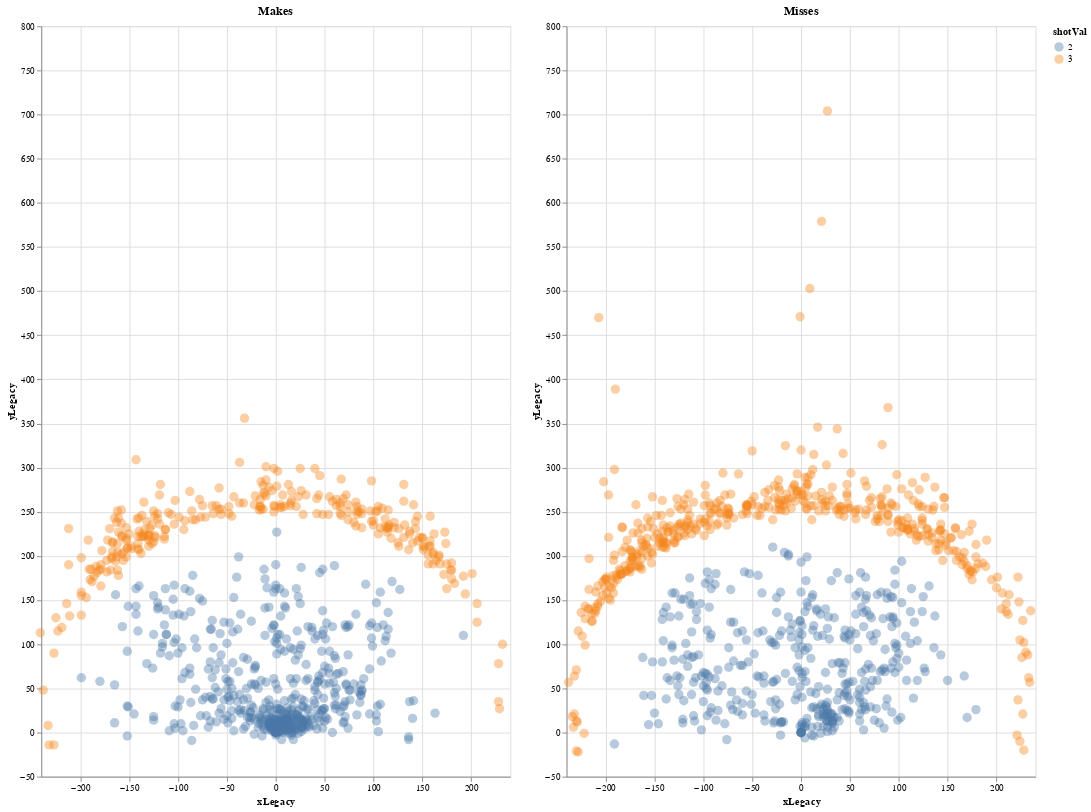

Write notebook code for a chart like this one.
### Code cell
df = data.copy()
df_shots = df[df["shotVal"] > 1]
df_makes = df[df["scoreVal"] > 1]
df_misses = df[(df["scoreVal"] == 0) & (df["shotVal"] > 1)]

def plot_shots(df, title):
    chart = alt.Chart(df).mark_circle(size=100, opacity=0.4).encode(
        x=alt.X('xLegacy:Q', scale=alt.Scale(domain=[-240, 240])),
        y=alt.Y('yLegacy:Q', scale=alt.Scale(domain=[-50, 800])),
        color='shotVal:N',
        tooltip=['xLegacy', 'yLegacy', 'scoreVal']
    ).properties(
        title=title,
        width=500,
        height=800
    )
    return chart

makes = plot_shots(df_makes, "Makes")
misses = plot_shots(df_misses, "Misses")

makes| misses

### Figure 1 — Vega specification as saved in the notebook (floating-point values rounded to 4 significant figures; data arrays with more than 128 entries replaced by an {"elided": "..."} marker saying what was removed)
{"$schema": "https://vega.github.io/schema/vega/v5.json", "data": [{"name": "source_0", "values": {"elided": "804 records"}}, {"name": "source_1", "values": {"elided": "848 records"}}, {"name": "source_0_color_domain_shotVal_0", "values": [{"shotVal": 2.0}, {"shotVal": 3.0}]}, {"name": "source_1_color_domain_shotVal_1", "values": [{"shotVal": 3.0}, {"shotVal": 2.0}]}], "signals": [{"name": "childWidth", "value": 500}], "marks": [{"type": "group", "name": "concat_0_group", "encode": {"update": {"height": {"signal": "height"}, "width": {"signal": "childWidth"}}}, "marks": [{"type": "symbol", "name": "concat_0_marks", "from": {"data": "source_0"}, "encode": {"update": {"fill": {"field": "shotVal", "scale": "color"}, "size": {"value": 100}, "x": {"field": "xLegacy", "scale": "concat_0_x"}, "y": {"field": "yLegacy", "scale": "concat_0_y"}, "tooltip": {"signal": "{\"xLegacy\": format(datum[\"xLegacy\"], \"\"), \"yLegacy\": format(datum[\"yLegacy\"], \"\"), \"scoreVal\": format(datum[\"scoreVal\"], \"\")}"}, "opacity": {"value": 0.4}, "shape": {"value": "circle"}}}, "style": ["circle"]}], "axes": [{"scale": "concat_0_x", "gridScale": "concat_0_y", "zindex": 0, "maxExtent": 0, "ticks": false, "labels": false, "domain": false, "orient": "bottom", "aria": false, "minExtent": 0, "grid": true, "tickCount": {"signal": "ceil(childWidth/40)"}}, {"scale": "concat_0_y", "grid": true, "domain": false, "labels": false, "maxExtent": 0, "ticks": false, "orient": "left", "tickCount": {"signal": "ceil(height/40)"}, "zindex": 0, "minExtent": 0, "gridScale": "concat_0_x", "aria": false}, {"scale": "concat_0_x", "grid": false, "tickCount": {"signal": "ceil(childWidth/40)"}, "labelFlush": true, "zindex": 0, "labelOverlap": true, "title": "xLegacy", "orient": "bottom"}, {"scale": "concat_0_y", "labelOverlap": true, "zindex": 0, "grid": false, "tickCount": {"signal": "ceil(height/40)"}, "orient": "left", "title": "yLegacy"}], "title": {"text": "Makes", "frame": "group"}, "style": "cell"}, {"type": "group", "name": "concat_1_group", "encode": {"update": {"height": {"signal": "height"}, "width": {"signal": "childWidth"}}}, "marks": [{"type": "symbol", "name": "concat_1_marks", "from": {"data": "source_1"}, "encode": {"update": {"x": {"field": "xLegacy", "scale": "concat_1_x"}, "y": {"field": "yLegacy", "scale": "concat_1_y"}, "size": {"value": 100}, "opacity": {"value": 0.4}, "tooltip": {"signal": "{\"xLegacy\": format(datum[\"xLegacy\"], \"\"), \"yLegacy\": format(datum[\"yLegacy\"], \"\"), \"scoreVal\": format(datum[\"scoreVal\"], \"\")}"}, "shape": {"value": "circle"}, "fill": {"field": "shotVal", "scale": "color"}}}, "style": ["circle"]}], "axes": [{"scale": "concat_1_x", "minExtent": 0, "ticks": false, "zindex": 0, "grid": true, "maxExtent": 0, "gridScale": "concat_1_y", "tickCount": {"signal": "ceil(childWidth/40)"}, "labels": false, "domain": false, "orient": "bottom", "aria": false}, {"scale": "concat_1_y", "orient": "left", "ticks": false, "maxExtent": 0, "tickCount": {"signal": "ceil(height/40)"}, "zindex": 0, "domain": false, "gridScale": "concat_1_x", "grid": true, "labels": false, "aria": false, "minExtent": 0}, {"scale": "concat_1_x", "orient": "bottom", "title": "xLegacy", "grid": false, "labelFlush": true, "labelOverlap": true, "tickCount": {"signal": "ceil(childWidth/40)"}, "zindex": 0}, {"scale": "concat_1_y", "orient": "left", "grid": false, "title": "yLegacy", "labelOverlap": true, "zindex": 0, "tickCount": {"signal": "ceil(height/40)"}}], "title": {"text": "Misses", "frame": "group"}, "style": "cell"}], "scales": [{"name": "color", "type": "ordinal", "domain": {"fields": [{"data": "source_0_color_domain_shotVal_0", "field": "shotVal"}, {"data": "source_1_color_domain_shotVal_1", "field": "shotVal"}], "sort": true}, "range": "category"}, {"name": "concat_0_x", "type": "linear", "domain": [-240, 240], "range": [0, {"signal": "childWidth"}], "zero": true}, {"name": "concat_0_y", "type": "linear", "domain": [-50, 800], "range": [{"signal": "height"}, 0], "zero": true}, {"name": "concat_1_x", "type": "linear", "domain": [-240, 240], "range": [0, {"signal": "childWidth"}], "zero": true}, {"name": "concat_1_y", "type": "linear", "domain": [-50, 800], "range": [{"signal": "height"}, 0], "zero": true}], "background": "white", "legends": [{"fill": "color", "symbolType": "circle", "title": "shotVal", "encode": {"symbols": {"update": {"opacity": {"value": 0.4}}}}}], "height": 800, "layout": {"padding": 20, "bounds": "full", "align": "each"}, "padding": 5}
